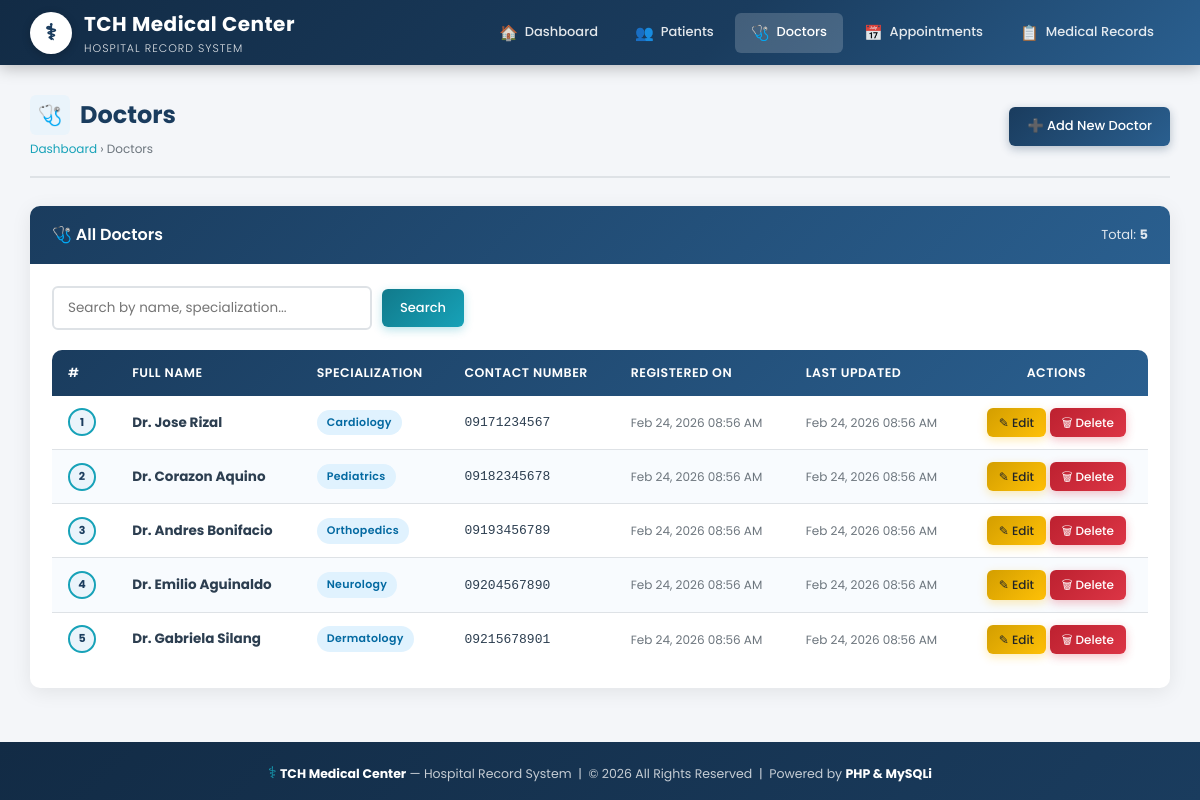
Page /doctors/index.php on the committed database.
### tables this page shows
CREATE TABLE IF NOT EXISTS doctors (
    id INT AUTO_INCREMENT PRIMARY KEY,
    full_name VARCHAR(100) NOT NULL,
    specialization VARCHAR(100) NOT NULL,
    contact_number VARCHAR(20) NOT NULL,
    created_at TIMESTAMP DEFAULT CURRENT_TIMESTAMP,
    updated_at TIMESTAMP DEFAULT CURRENT_TIMESTAMP ON UPDATE CURRENT_TIMESTAMP
);

### doctors/index.php (the view, shortened to what this page needs)
<?php
require_once '../config/database.php';
require_once '../includes/header.php';
require_once '../includes/navbar.php';
$search = isset($_GET['search']) ? trim($_GET['search']) : '';
if ($search !== '') {
    $s      = $conn->real_escape_string($search);
    $result = $conn->query("SELECT * FROM doctors WHERE full_name LIKE '%$s%' OR specialization LIKE '%$s%' OR contact_number LIKE '%$s%' ORDER BY created_at DESC");
} else {
    $result = $conn->query("SELECT * FROM doctors ORDER BY created_at DESC");
}
?>
<div class="main-content">
    <div class="page-header">
        <div>
            <h1>
                <div class="page-icon">&#129658;</div>
                Doctors
            </h1>
            <div class="breadcrumb">
                <a href="../index.php">Dashboard</a> &rsaquo; Doctors
            </div>
        </div>
        <a href="create.php" class="btn btn-primary">
            &#10133; Add New Doctor
        </a>
    </div>
    <div class="card">
        <div class="card-header">
            <h2>&#129658; All Doctors</h2>
            <span style="font-size:13px; opacity:0.85;">
                Total: <strong><?php echo $result->num_rows; ?></strong>
            </span>
        </div>
        <div class="card-body">
            <form method="GET" action="index.php" class="search-bar">
                <input type="text" name="search" class="form-control"
                       placeholder="Search by name, specialization..."
                       value="<?php echo htmlspecialchars($search); ?>">
                <button type="submit" class="btn btn-accent">Search</button>
            </form>
            <div class="table-responsive">
                <table>
                    <thead>
                        <tr>
                            <th>#</th>
                            <th>Full Name</th>
                            <th>Specialization</th>
                            <th>Contact Number</th>
                            <th>Registered On</th>
                            <th>Last Updated</th>
                            <th style="text-align:center;">Actions</th>
                        </tr>
                    </thead>
                    <tbody>
                        <?php if ($result->num_rows > 0): ?>
                            <?php while ($row = $result->fetch_assoc()): ?>
                            <tr>
                                <td><span class="id-badge"><?php echo $row['id']; ?></span></td>
                                <td>
                                    <strong><?php echo htmlspecialchars($row['full_name']); ?></strong>
                                </td>
                                <td>
                                    <span class="badge badge-info">
                                        <?php echo htmlspecialchars($row['specialization']); ?>
                                    </span>
                                </td>
                                <td>
                                    <span style="font-family: monospace; font-size:13px;">
                                        <?php echo htmlspecialchars($row['contact_number']); ?>
                                    </span>
                                </td>
                                <td class="text-muted fs-sm"><?php echo date('M d, Y h:i A', strtotime($row['created_at'])); ?></td>
                                <td class="text-muted fs-sm"><?php echo date('M d, Y h:i A', strtotime($row['updated_at'])); ?></td>
                                <td style="text-align:center;">
                                    <a href="edit.php?id=<?php echo $row['id']; ?>" class="btn btn-warning btn-sm">
                                        &#9998; Edit
                                    </a>
                                    <a href="delete.php?id=<?php echo $row['id']; ?>" class="btn btn-danger btn-sm">
                                        &#128465; Delete
                                    </a>
                                </td>
                            </tr>
                            <?php endwhile; ?>
                        <?php endif; ?>
                    </tbody>
                </table>
            </div>
        </div>
    </div>
</div>
<?php
require_once '../includes/footer.php';
?>

### rows in the picture
doctors: id "1", full_name "Dr. Jose Rizal", specialization "Cardiology", contact_number "09171234567", created_at "Feb 24, 2026 08:56 AM", updated_at "Feb 24, 2026 08:56 AM"
doctors: id "2", full_name "Dr. Corazon Aquino", specialization "Pediatrics", contact_number "09182345678", created_at "Feb 24, 2026 08:56 AM", updated_at "Feb 24, 2026 08:56 AM"
doctors: id "3", full_name "Dr. Andres Bonifacio", specialization "Orthopedics", contact_number "09193456789", created_at "Feb 24, 2026 08:56 AM", updated_at "Feb 24, 2026 08:56 AM"
doctors: id "4", full_name "Dr. Emilio Aguinaldo", specialization "Neurology", contact_number "09204567890", created_at "Feb 24, 2026 08:56 AM", updated_at "Feb 24, 2026 08:56 AM"
doctors: id "5", full_name "Dr. Gabriela Silang", specialization "Dermatology", contact_number "09215678901", created_at "Feb 24, 2026 08:56 AM", updated_at "Feb 24, 2026 08:56 AM"

### other values in the picture
$result->num_rows "5"
